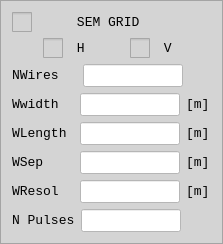
                  <widget class="QFrame" name="frame_7">
                   <property name="styleSheet">
                    <string notr="true">
background-color: rgb(212, 212, 212);</string>
                   </property>
                   <property name="frameShape">
                    <enum>QFrame::StyledPanel</enum>
                   </property>
                   <property name="frameShadow">
                    <enum>QFrame::Raised</enum>
                   </property>
                   <layout class="QVBoxLayout" name="verticalLayout_9">
                    <item>
                     <widget class="QCheckBox" name="checkBoxSEM">
                      <property name="maximumSize">
                       <size>
                        <width>150</width>
                        <height>16777215</height>
                       </size>
                      </property>
                      <property name="sizeIncrement">
                       <size>
                        <width>5</width>
                        <height>5</height>
                       </size>
                      </property>
                      <property name="font">
                       <font>
                        <family>Courier New</family>
                        <pointsize>10</pointsize>
                        <weight>50</weight>
                        <italic>false</italic>
                        <bold>false</bold>
                       </font>
                      </property>
                      <property name="focusPolicy">
                       <enum>Qt::StrongFocus</enum>
                      </property>
                      <property name="styleSheet">
                       <string notr="true">QCheckBox::indicator {
     width: 20px;
     height: 20px;
}</string>
                      </property>
                      <property name="text">
                       <string>     SEM GRID</string>
                      </property>
                      <property name="iconSize">
                       <size>
                        <width>16</width>
                        <height>16</height>
                       </size>
                      </property>
                     </widget>
                    </item>
                    <item>
                     <layout class="QHBoxLayout" name="horizontalLayout_23">
                      <item>
                       <widget class="QCheckBox" name="checkBoxSEM_H">
                        <property name="maximumSize">
                         <size>
                          <width>50</width>
                          <height>25</height>
                         </size>
                        </property>
                        <property name="font">
                         <font>
                          <family>Courier New</family>
                          <pointsize>10</pointsize>
                          <weight>50</weight>
                          <italic>false</italic>
                          <bold>false</bold>
                         </font>
                        </property>
                        <property name="styleSheet">
                         <string notr="true">QCheckBox::indicator {
     width: 20px;
     height: 20px;
}</string>
                        </property>
                        <property name="text">
                         <string> H</string>
                        </property>
                       </widget>
                      </item>
                      <item>
                       <widget class="QCheckBox" name="checkBoxSEM_V">
                        <property name="maximumSize">
                         <size>
                          <width>50</width>
                          <height>25</height>
                         </size>
                        </property>
                        <property name="font">
                         <font>
                          <family>Courier New</family>
                          <pointsize>10</pointsize>
                          <weight>50</weight>
                          <italic>false</italic>
                          <bold>false</bold>
                         </font>
                        </property>
                        <property name="styleSheet">
                         <string notr="true">QCheckBox::indicator {
     width: 20px;
     height: 20px;
}</string>
                        </property>
                        <property name="text">
                         <string> V</string>
                        </property>
                       </widget>
                      </item>
                     </layout>
                    </item>
                    <item>
                     <layout class="QHBoxLayout" name="horizontalLayout_18">
                      <item>
                       <widget class="QLabel" name="label_22">
                        <property name="maximumSize">
                         <size>
                          <width>70</width>
                          <height>25</height>
                         </size>
                        </property>
                        <property name="font">
                         <font>
                          <family>Courier New</family>
                          <pointsize>10</pointsize>
                          <weight>50</weight>
                          <italic>false</italic>
                          <bold>false</bold>
                         </font>
                        </property>
                        <property name="text">
                         <string>&lt;html&gt;&lt;head/&gt;&lt;body&gt;&lt;p&gt;NWires&lt;/p&gt;&lt;/body&gt;&lt;/html&gt;</string>
                        </property>
                       </widget>
                      </item>
                      <item>
                       <widget class="QLineEdit" name="lineEditSEMNwires">
                        <property name="maximumSize">
                         <size>
                          <width>100</width>
                          <height>25</height>
                         </size>
                        </property>
                        <property name="font">
                         <font>
                          <family>Courier New</family>
                          <pointsize>10</pointsize>
                          <weight>50</weight>
                          <italic>false</italic>
                          <bold>false</bold>
                         </font>
                        </property>
                        <property name="styleSheet">
                         <string notr="true">font: 10pt &quot;Courier New&quot;;
background-color: rgb(255, 255, 255);</string>
                        </property>
                       </widget>
                      </item>
                      <item>
                       <spacer name="horizontalSpacer_5">
                        <property name="orientation">
                         <enum>Qt::Horizontal</enum>
                        </property>
                        <property name="sizeType">
                         <enum>QSizePolicy::Fixed</enum>
                        </property>
                        <property name="sizeHint" stdset="0">
                         <size>
                          <width>28</width>
                          <height>20</height>
                         </size>
                        </property>
                       </spacer>
                      </item>
                     </layout>
                    </item>
                    <item>
                     <layout class="QHBoxLayout" name="horizontalLayout_19">
                      <item>
                       <widget class="QLabel" name="label_23">
                        <property name="maximumSize">
                         <size>
                          <width>70</width>
                          <height>25</height>
                         </size>
                        </property>
                        <property name="font">
                         <font>
                          <family>Courier New</family>
                          <pointsize>10</pointsize>
                          <weight>50</weight>
                          <italic>false</italic>
                          <bold>false</bold>
                         </font>
                        </property>
                        <property name="text">
                         <string>&lt;html&gt;&lt;head/&gt;&lt;body&gt;&lt;p&gt;Wwidth&lt;/p&gt;&lt;/body&gt;&lt;/html&gt;</string>
                        </property>
                       </widget>
                      </item>
                      <item>
                       <widget class="QLineEdit" name="lineEditSEMWwidth">
                        <property name="maximumSize">
                         <size>
                          <width>100</width>
                          <height>25</height>
                         </size>
                        </property>
                        <property name="font">
                         <font>
                          <family>Courier New</family>
                          <pointsize>10</pointsize>
                          <weight>50</weight>
                          <italic>false</italic>
                          <bold>false</bold>
                         </font>
                        </property>
                        <property name="styleSheet">
                         <string notr="true">font: 10pt &quot;Courier New&quot;;
background-color: rgb(255, 255, 255);
</string>
                        </property>
                       </widget>
                      </item>
                      <item>
                       <widget class="QLabel" name="label_27">
                        <property name="maximumSize">
                         <size>
                          <width>25</width>
                          <height>16777215</height>
                         </size>
                        </property>
                        <property name="font">
                         <font>
                          <family>Courier New</family>
                          <pointsize>10</pointsize>
                          <weight>50</weight>
                          <italic>false</italic>
                          <bold>false</bold>
                         </font>
                        </property>
                        <property name="text">
                         <string>&lt;html&gt;&lt;head/&gt;&lt;body&gt;&lt;p&gt;&lt;span style=&quot; font-size:10pt;&quot;&gt;[m]&lt;/span&gt;&lt;/p&gt;&lt;/body&gt;&lt;/html&gt;</string>
                        </property>
                       </widget>
                      </item>
                     </layout>
                    </item>
                    <item>
                     <layout class="QHBoxLayout" name="horizontalLayout_20">
                      <item>
                       <widget class="QLabel" name="label_24">
                        <property name="maximumSize">
                         <size>
                          <width>70</width>
                          <height>25</height>
                         </size>
                        </property>
                        <property name="font">
                         <font>
                          <family>Courier New</family>
                          <pointsize>10</pointsize>
                          <weight>50</weight>
                          <italic>false</italic>
                          <bold>false</bold>
                         </font>
                        </property>
                        <property name="text">
                         <string>&lt;html&gt;&lt;head/&gt;&lt;body&gt;&lt;p&gt;WLength&lt;/p&gt;&lt;/body&gt;&lt;/html&gt;</string>
                        </property>
                       </widget>
                      </item>
                      <item>
                       <widget class="QLineEdit" name="lineEditSEMWlength">
                        <property name="maximumSize">
                         <size>
                          <width>100</width>
                          <height>25</height>
                         </size>
                        </property>
                        <property name="font">
                         <font>
                          <family>Courier New</family>
                          <pointsize>10</pointsize>
                          <weight>50</weight>
                          <italic>false</italic>
                          <bold>false</bold>
                         </font>
                        </property>
                        <property name="styleSheet">
                         <string notr="true">font: 10pt &quot;Courier New&quot;;
background-color: rgb(255, 255, 255);</string>
                        </property>
                       </widget>
                      </item>
                      <item>
                       <widget class="QLabel" name="label_28">
                        <property name="maximumSize">
                         <size>
                          <width>25</width>
                          <height>16777215</height>
                         </size>
                        </property>
                        <property name="font">
                         <font>
                          <family>Courier New</family>
                          <pointsize>10</pointsize>
                          <weight>50</weight>
                          <italic>false</italic>
                          <bold>false</bold>
                         </font>
                        </property>
                        <property name="text">
                         <string>&lt;html&gt;&lt;head/&gt;&lt;body&gt;&lt;p&gt;&lt;span style=&quot; font-size:10pt;&quot;&gt;[m]&lt;/span&gt;&lt;/p&gt;&lt;/body&gt;&lt;/html&gt;</string>
                        </property>
                       </widget>
                      </item>
                     </layout>
                    </item>
                    <item>
                     <layout class="QHBoxLayout" name="horizontalLayout_21">
                      <item>
                       <widget class="QLabel" name="label_25">
                        <property name="maximumSize">
                         <size>
                          <width>70</width>
                          <height>25</height>
                         </size>
                        </property>
                        <property name="font">
                         <font>
                          <family>Courier New</family>
                          <pointsize>10</pointsize>
                          <weight>50</weight>
                          <italic>false</italic>
                          <bold>false</bold>
                         </font>
                        </property>
                        <property name="text">
                         <string>&lt;html&gt;&lt;head/&gt;&lt;body&gt;&lt;p&gt;WSep&lt;/p&gt;&lt;/body&gt;&lt;/html&gt;</string>
                        </property>
                       </widget>
                      </item>
                      <item>
                       <widget class="QLineEdit" name="lineEditSEMWsep">
                        <property name="maximumSize">
                         <size>
                          <width>100</width>
                          <height>25</height>
                         </size>
                        </property>
                        <property name="font">
                         <font>
                          <family>Courier New</family>
                          <pointsize>10</pointsize>
                          <weight>50</weight>
                          <italic>false</italic>
                          <bold>false</bold>
                         </font>
                        </property>
                        <property name="styleSheet">
                         <string notr="true">font: 10pt &quot;Courier New&quot;;
background-color: rgb(255, 255, 255);</string>
                        </property>
                       </widget>
                      </item>
                      <item>
                       <widget class="QLabel" name="label_29">
                        <property name="maximumSize">
                         <size>
                          <width>25</width>
                          <height>16777215</height>
                         </size>
                        </property>
                        <property name="font">
                         <font>
                          <family>Courier New</family>
                          <pointsize>10</pointsize>
                          <weight>50</weight>
                          <italic>false</italic>
                          <bold>false</bold>
                         </font>
                        </property>
                        <property name="text">
                         <string>&lt;html&gt;&lt;head/&gt;&lt;body&gt;&lt;p&gt;&lt;span style=&quot; font-size:10pt;&quot;&gt;[m]&lt;/span&gt;&lt;/p&gt;&lt;/body&gt;&lt;/html&gt;</string>
                        </property>
                       </widget>
                      </item>
                     </layout>
                    </item>
                    <item>
                     <layout class="QHBoxLayout" name="horizontalLayout_22">
                      <item>
                       <widget class="QLabel" name="label_26">
                        <property name="maximumSize">
                         <size>
                          <width>70</width>
                          <height>25</height>
                         </size>
                        </property>
                        <property name="font">
                         <font>
                          <family>Courier New</family>
                          <pointsize>10</pointsize>
                          <weight>50</weight>
                          <italic>false</italic>
                          <bold>false</bold>
                         </font>
                        </property>
                        <property name="text">
                         <string>&lt;html&gt;&lt;head/&gt;&lt;body&gt;&lt;p&gt;WResol&lt;/p&gt;&lt;/body&gt;&lt;/html&gt;</string>
                        </property>
                       </widget>
                      </item>
                      <item>
                       <widget class="QLineEdit" name="lineEditSEMWres">
                        <property name="maximumSize">
                         <size>
                          <width>100</width>
                          <height>25</height>
                         </size>
                        </property>
                        <property name="font">
                         <font>
                          <family>Courier New</family>
                          <pointsize>10</pointsize>
                          <weight>50</weight>
                          <italic>false</italic>
                          <bold>false</bold>
                         </font>
                        </property>
                        <property name="styleSheet">
                         <string notr="true">font: 10pt &quot;Courier New&quot;;
background-color: rgb(255, 255, 255);</string>
                        </property>
                       </widget>
                      </item>
                      <item>
                       <widget class="QLabel" name="label_30">
                        <property name="maximumSize">
                         <size>
                          <width>25</width>
                          <height>16777215</height>
                         </size>
                        </property>
                        <property name="font">
                         <font>
                          <family>Courier New</family>
                          <pointsize>10</pointsize>
                          <weight>50</weight>
                          <italic>false</italic>
                          <bold>false</bold>
                         </font>
                        </property>
                        <property name="text">
                         <string>&lt;html&gt;&lt;head/&gt;&lt;body&gt;&lt;p&gt;&lt;span style=&quot; font-size:10pt;&quot;&gt;[m]&lt;/span&gt;&lt;/p&gt;&lt;/body&gt;&lt;/html&gt;</string>
                        </property>
                       </widget>
                      </item>
                     </layout>
                    </item>
                    <item>
                     <layout class="QHBoxLayout" name="horizontalLayout_27">
                      <item>
                       <widget class="QLabel" name="label_19">
                        <property name="maximumSize">
                         <size>
                          <width>70</width>
                          <height>25</height>
                         </size>
                        </property>
                        <property name="font">
                         <font>
                          <family>Courier New</family>
                          <pointsize>10</pointsize>
                          <weight>50</weight>
                          <italic>false</italic>
                          <bold>false</bold>
                         </font>
                        </property>
                        <property name="text">
                         <string>&lt;html&gt;&lt;head/&gt;&lt;body&gt;&lt;p&gt;N Pulses&lt;/p&gt;&lt;/body&gt;&lt;/html&gt;</string>
                        </property>
                       </widget>
                      </item>
                      <item>
                       <widget class="QLineEdit" name="lineEditBeamNpulses">
                        <property name="maximumSize">
                         <size>
                          <width>100</width>
                          <height>25</height>
                         </size>
                        </property>
                        <property name="font">
                         <font>
                          <family>Courier New</family>
                          <pointsize>10</pointsize>
                          <weight>50</weight>
                          <italic>false</italic>
                          <bold>false</bold>
                         </font>
                        </property>
                        <property name="styleSheet">
                         <string notr="true">font: 10pt &quot;Courier New&quot;;
background-color: rgb(255, 255, 255);</string>
                        </property>
                       </widget>
                      </item>
                      <item>
                       <spacer name="horizontalSpacer_6">
                        <property name="orientation">
                         <enum>Qt::Horizontal</enum>
                        </property>
                        <property name="sizeType">
                         <enum>QSizePolicy::Fixed</enum>
                        </property>
                        <property name="sizeHint" stdset="0">
                         <size>
                          <width>30</width>
                          <height>20</height>
                         </size>
                        </property>
                       </spacer>
                      </item>
                     </layout>
                    </item>
                   </layout>
                  </widget>
